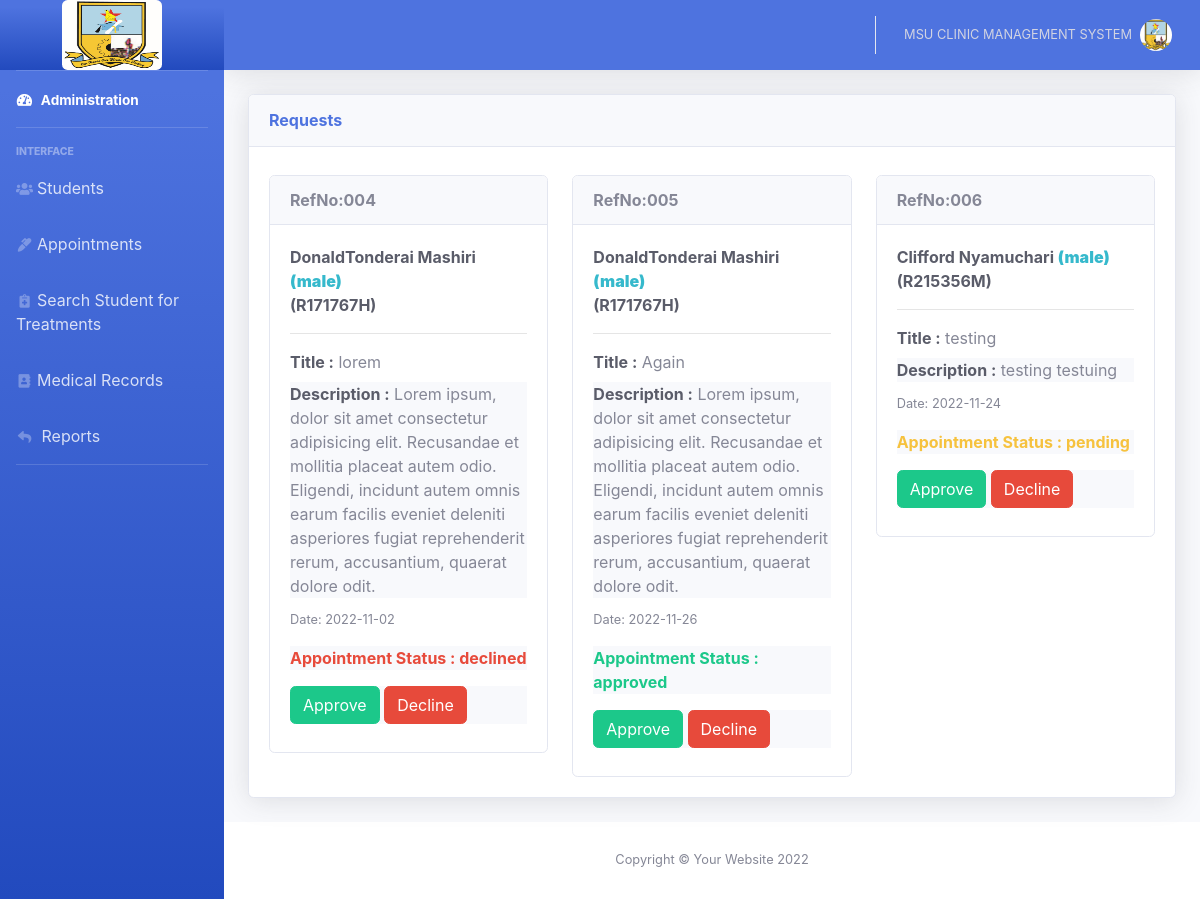
The page /admin/appointments.php on the database its author committed.
### tables this page shows
CREATE TABLE `appointments` (
  `app_id` int(255) NOT NULL,
  `stud_id` int(11) NOT NULL,
  `title` varchar(255) NOT NULL,
  `description` text NOT NULL,
  `date` date NOT NULL,
  `app_status` varchar(255) NOT NULL DEFAULT 'pending'
);

CREATE TABLE `students` (
  `stud_id` int(11) NOT NULL,
  `reg_number` varchar(255) NOT NULL,
  `full_names` varchar(255) NOT NULL,
  `email` varchar(255) NOT NULL,
  `gender` varchar(255) NOT NULL,
  `address` text NOT NULL,
  `password` varchar(255) NOT NULL,
  `status` varchar(255) NOT NULL DEFAULT 'not registered'
);

### admin/appointments.php (the view, shortened to what this page needs)
<?php include_once ('../includes/header.php'); ?>
<?php include_once ('topbar.php'); ?>
    <div class="container-fluid">
        <div class="row">
            <div class="col-xl-12 col-lg-9">
                <div class="card shadow mb-4">
                    <div
                        class="card-header py-3 d-flex flex-row align-items-center justify-content-between">
                        <h6 class="m-0 font-weight-bold text-primary">Requests</h6>
                    </div>
                    <div class="card-body">
                        <div class="row">
                            <?php
$sql = "SELECT * FROM appointments JOIN students ON students.stud_id = appointments.stud_id ORDER BY appointments.app_id";
$result = $conn->query($sql);
if ($result->num_rows > 0) {
    while($row = $result->fetch_assoc()) {
        $app_id = $row["app_id"];
        $full_names = $row["full_names"];
        $gender = $row["gender"];
        $reg_number = $row["reg_number"];
        $title = $row["title"];
        $description = $row["description"];
        $date = $row["date"];
        $app_status = $row["app_status"];
?>
                <div class="col-md-4 mt-2">
                    <div class="card">
                        <div class="card-header font-weight-bold">RefNo:00<?php echo $app_id; ?></div>
                        <div class="card-body">
                            <div class="mb-2 ng-binding font-weight-bold ">
                                <span class="text-dark">
                                <?php echo $full_names .' <b class="text-info">('. $gender .')</b>'; ?>
                                <br>
                                <p>(<?php echo $reg_number; ?>)</p>
                            </div>
                            <hr>
                            <div class="mb-2 ng-binding">
                                <span class="font-weight-bold text-dark">Title :</span> <?php echo $title; ?>
                            </div>
                            <div class="mb-2 ng-binding bg-light">
                                <span class="font-weight-bold text-dark">Description :</span> <?php echo $description; ?>
                            </div>
                            <small class="text-muted text-info">Date: <?php echo $date; ?></small>
                                <br>
                            <div class="mb-2 ng-binding bg-light">
                                <p>
                                    <?php
                                    if($app_status === "approved"){
                                        echo "<p class='font-weight-bold text-success'>Appointment Status : $app_status</p>";
                                    }elseif($app_status === "declined"){
                                        echo "<p class='font-weight-bold text-danger'>Appointment Status : $app_status</p>";
                                    }
                                    else{
                                        echo "<p class='font-weight-bold text-warning'>Appointment Status : $app_status</p>";
                                    }
                                    ?>
                                </p>
                            </div>
                            <div class="mb-2 ng-binding bg-light">
                                <a href="appointments.php?approve=<?php echo $app_id ?>" class="btn btn-success">Approve</a>
                                <a href="appointments.php?decline=<?php echo $app_id ?>" class="btn btn-danger">Decline</a>
                            </div>
                            </div>
                        </div>
                    </div>
                    <?php }} ?>
                    </div>
                </div>
            </div>
        </div>
    </div>
    </div>
<?php include_once ('../includes/footer.php'); ?>

### rows shown on the page
appointments: app_id "4", stud.full_names "DonaldTonderai Mashiri", stud.gender "male", stud.reg_number "R171767H", title "lorem", description "Lorem ipsum, dolor sit amet consectetur adipisicing elit. Recusandae et mollitia placeat autem odio. Eligendi, incidunt autem omnis earum facilis eveniet deleniti asperiores fugiat reprehenderit rerum, accusantium, quaerat dolore odit.", date "2022-11-02", app_status "declined"
appointments: app_id "5", stud.full_names "DonaldTonderai Mashiri", stud.gender "male", stud.reg_number "R171767H", title "Again", description "Lorem ipsum, dolor sit amet consectetur adipisicing elit. Recusandae et mollitia placeat autem odio. Eligendi, incidunt autem omnis earum facilis eveniet deleniti asperiores fugiat reprehenderit rerum, accusantium, quaerat dolore odit.", date "2022-11-26", app_status "approved"
appointments: app_id "6", stud.full_names "Clifford Nyamuchari", stud.gender "male", stud.reg_number "R215356M", title "testing", description "testing testuing", date "2022-11-24", app_status "pending"
